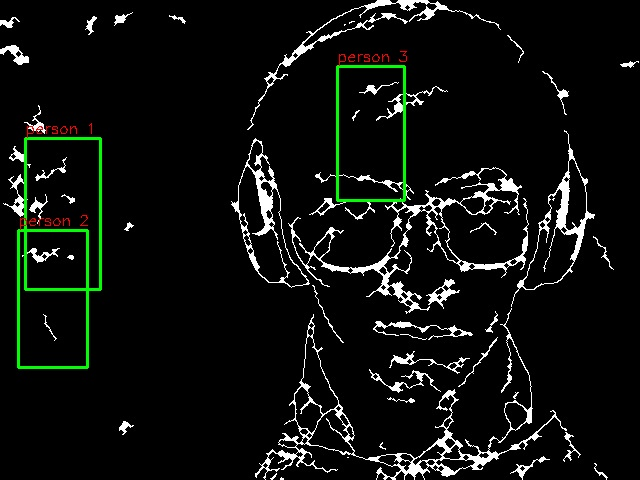
#> input picture data/detectada/frame_detectado.jpg, 640 x 480 px
$ python -i filtros.py   (imports and definitions only)
#> lines starting #> are read from the running program, lines starting #| are printed output that depends on the picture
#> further down, picture is the input picture: shape (480, 640, 3); mean B, G, R 14.3, 17, 14.6
import cv2
import numpy as np

def procesar_baja_luz(frame):
    """Procesa un frame para mejorar detección en baja iluminación con reducción de ruido conservando bordes"""

    # Convertir a escala de grises
    gray = cv2.cvtColor(frame, cv2.COLOR_BGR2GRAY)

    # CLAHE para mejorar contraste en baja luz
    clahe = cv2.createCLAHE(clipLimit=3.0, tileGridSize=(8,8))
    gray_clahe = clahe.apply(gray)
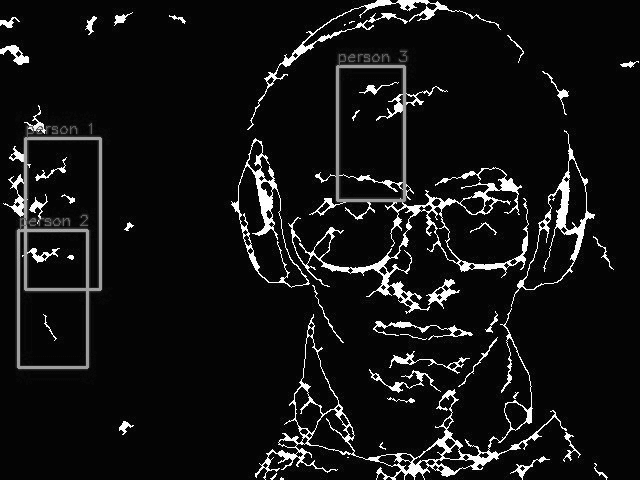
#> gray_clahe: shape (480, 640); min 4, max 255, mean 20.5

    # Corrección gamma (aclara zonas oscuras)
    gamma = 1.6
    lut = np.array([((i / 255.0) ** (1.0 / gamma)) * 255 for i in range(256)]).astype("uint8")
    bright = cv2.LUT(gray_clahe, lut)
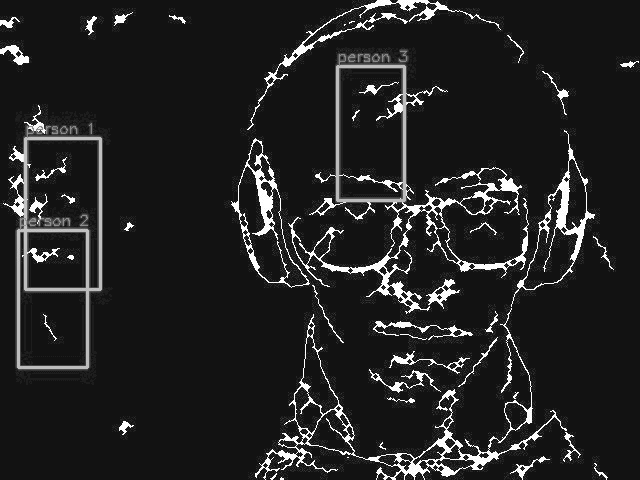
#> bright: shape (480, 640); min 18, max 255, mean 35.5

    # Filtro bilateral → reduce ruido preservando bordes
    smooth = cv2.bilateralFilter(bright, d=7, sigmaColor=50, sigmaSpace=50)

    # Opcional: eliminación de ruido fino extra
    denoised = cv2.fastNlMeansDenoising(smooth, None, h=10, templateWindowSize=7, searchWindowSize=21)

    # Volver a 3 canales
    final = cv2.cvtColor(denoised, cv2.COLOR_GRAY2BGR)

    return final

# [21 lines of commented-out code are left out]

>>> import cv2
>>> picture = cv2.imread('data/detectada/frame_detectado.jpg')
>>> result = procesar_baja_luz(picture)
